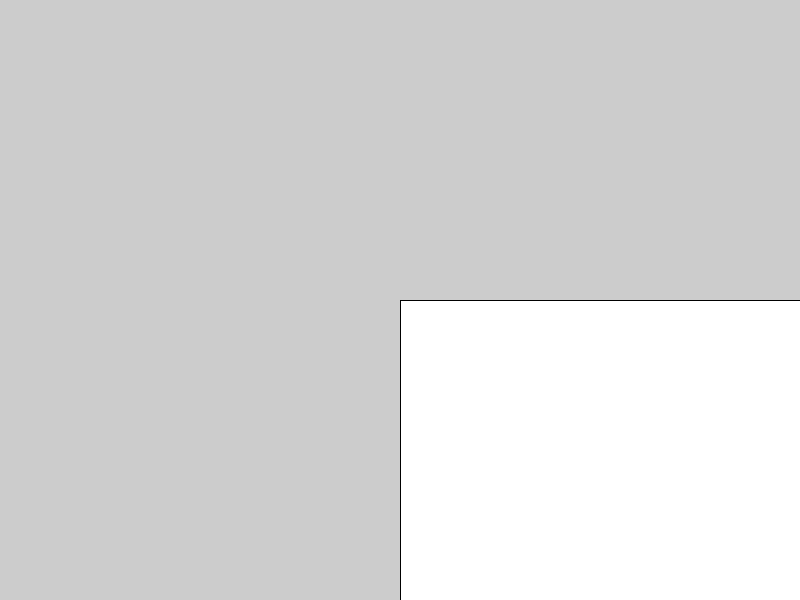
Frame 1 (no input)
Frame 60 (the mouse pressed at the canvas centre just before this capture): identical to frame 1, image omitted
Frame 120 (the mouse held since frame 60 and released just before this capture): identical to frame 1, image omitted

The Processing sketch that drew this single still picture (run headless with seeded random() and noise(); from frame 60 on, the mouse is pressed at the canvas centre):

// Processing sketch: ReturningValues
// ── ReturningValues.pde

void setup(){
  size(800,600);
  
}

void draw(){
  float c = pythagorean(6, 999); 
  rect(width/2, height/2, c, c);
  
}

float pythagorean(float a, float b){
  float c = sqrt(pow(a,2) + pow(b,2));
  return c;
}
